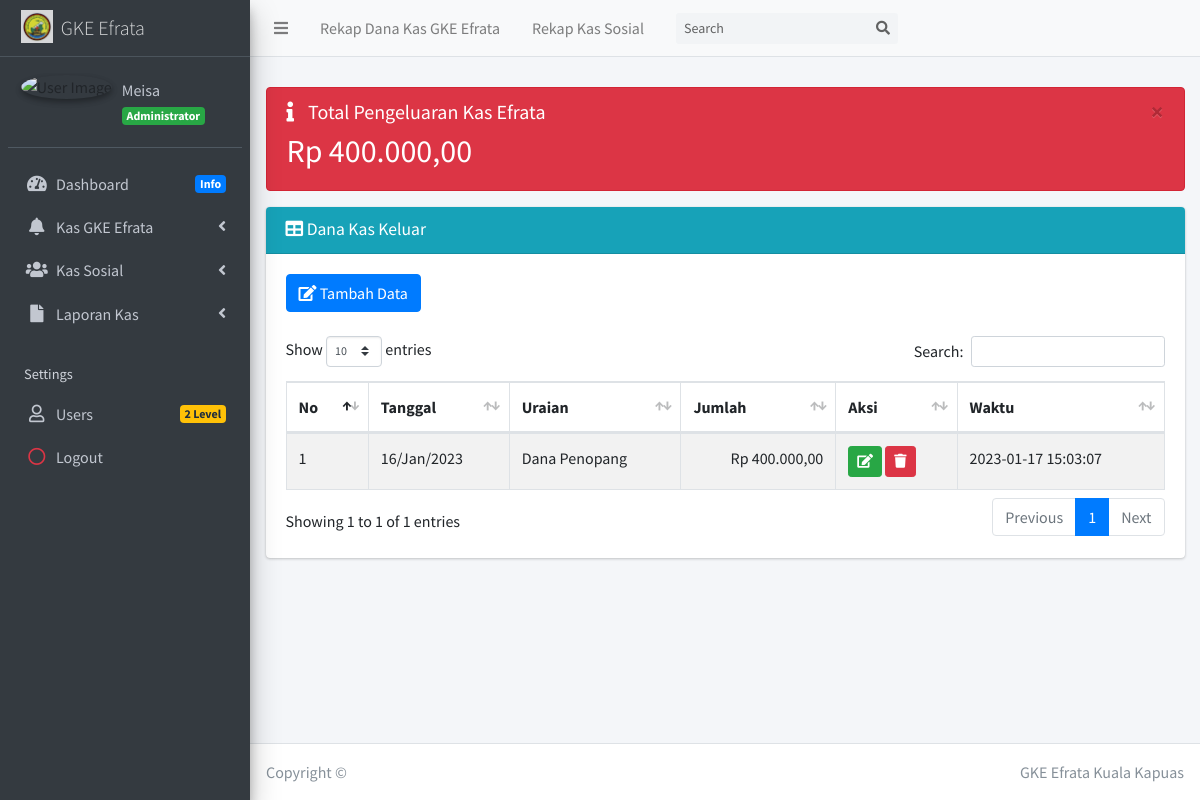
/?page=o_data_km (signed in), run on the app's committed database.
### tables this page shows
CREATE TABLE IF NOT EXISTS `dana_kas` (
  `id_kas` int(11) NOT NULL,
  `tgl_kas` date NOT NULL,
  `uraian_kas` varchar(200) NOT NULL,
  `masuk` int(11) NOT NULL,
  `keluar` int(11) NOT NULL,
  `jenis` enum('Masuk','Keluar') NOT NULL,
  `waktu` timestamp NOT NULL DEFAULT CURRENT_TIMESTAMP ON UPDATE CURRENT_TIMESTAMP,
  PRIMARY KEY (`id_kas`)
);

### inc/rupiah.php (called while the page is built)
<?php
function rupiah($angka){
	$hasil_rupiah = "Rp " . number_format($angka,2,',','.');
	return $hasil_rupiah;
}

### bendahara/efrata/out/data_kas.php (the view, shortened to what this page needs)
<div class="alert alert-danger alert-dismissible">
	<button type="button" class="close" data-dismiss="alert" aria-hidden="true">&times;</button>
	<h5>
		<i class="icon fas fa-info"></i> Total Pengeluaran Kas Efrata</h5>
	<?php
    $sql = $koneksi->query("SELECT SUM(keluar) as tot_masuk  from dana_kas where jenis='Keluar'");
    while ($data= $sql->fetch_assoc()) {
  ?>
	<h2>
		<?php echo rupiah($data['tot_masuk']); ?>
	</h2>
	<?php
    }
  ?>
</div>
<div class="card card-info">
	<div class="card-header">
		<h3 class="card-title">
			<i class="fa fa-table"></i> Dana Kas Keluar</h3>
	</div>
	<div class="card-body">
		<div class="table-responsive">
			<div>
				<a href="?page=o_add_km" class="btn btn-primary">
					<i class="fa fa-edit"></i> Tambah Data</a>
			</div>
			<br>
			<table id="example1" class="table table-bordered table-striped">
				<thead>
					<tr>
						<th>No</th>
						<th>Tanggal</th>
						<th>Uraian</th>
						<th>Jumlah</th>
						<th>Aksi</th>
						<th>Waktu</th>
					</tr>
				</thead>
				<tbody>
					<?php
              $no = 1;
              $sql = $koneksi->query("select * from dana_kas where jenis='Keluar' order by tgl_kas desc");
              while ($data= $sql->fetch_assoc()) {
            ?>
					<tr>
						<td>
							<?php echo $no++; ?>
						</td>
						<td>
							<?php  $tgl = $data['tgl_kas']; echo date("d/M/Y", strtotime($tgl))?>
						</td>
						<td>
							<?php echo $data['uraian_kas']; ?>
						</td>
						<td align="right">
							<?php echo rupiah($data['keluar']); ?>
						</td>
						<td>
							<a href="?page=o_edit_km&kode=<?php echo $data['id_kas']; ?>" title="Ubah" class="btn btn-success btn-sm">
								<i class="fa fa-edit"></i>
							</a>
							<a href="?page=o_del_km&kode=<?php echo $data['id_kas']; ?>" onclick="return confirm('Apakah anda yakin hapus data ini ?')"
							 title="Hapus" class="btn btn-danger btn-sm">
								<i class="fa fa-trash"></i>
								<td>
							<?php echo $data['waktu']; ?>
						</td>
						</td>
					</tr>
					<?php
              }
            ?>
				</tbody>
			</table>
		</div>
	</div>

### data on the page
dana_kas: tgl_kas "16/Jan/2023", uraian_kas "Dana Penopang", keluar "Rp 400.000,00", waktu "2023-01-17 15:03:07"

### other printed values
$data_nama "Meisa"
$data_level "Administrator"
rupiah($data['tot_masuk']) "Rp 400.000,00"
